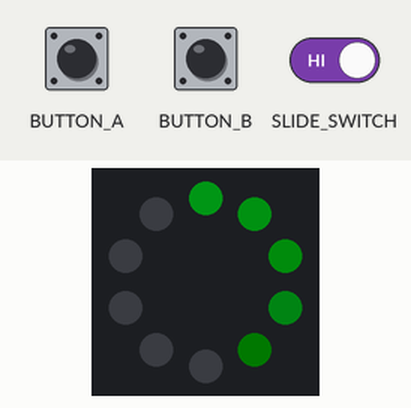
Bench run of a program on a simulated Circuit Playground running CircuitPython. Parts: the board's ring of 10 RGB LEDs (number 0 left of the top, counting anticlockwise). Inputs (shaded band) come from the test bench. Dim RGB values are drawn brighter than linear.

Above: at 1.2 s.
1.3 s: button A pressed for 0.15 s
At 1.31 s:
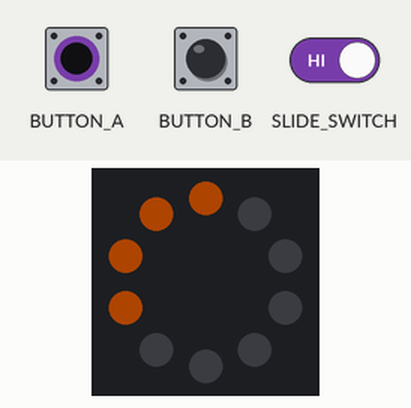
2.0 s: button B pressed for 0.15 s
At 2.28 s:
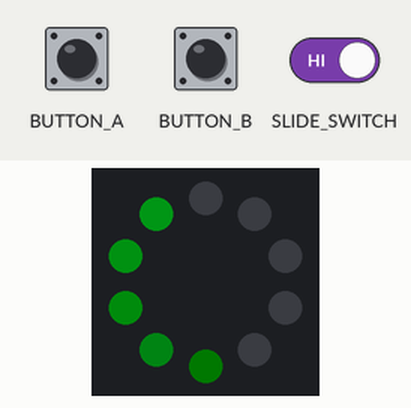
2.7 s: button A pressed for 1 s
At 2.71 s:
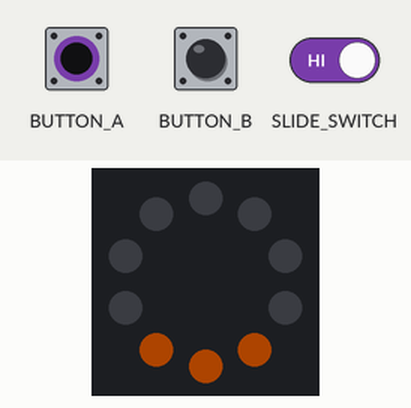
4.3 s: button B pressed for 0.15 s
Timing chart, 0 to 6.0 s (numbered marks = the images above; inputs shaded):
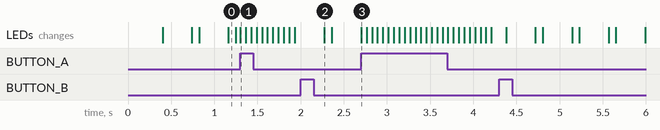

Measured:
- after the input at 1.3 s, the LEDs: change at once (image 1)
- after the input at 2.0 s, the LEDs: change after 0.27 s (image 2)
- after the input at 2.7 s, the LEDs: first differ from a run without the input at once (image 3)

The program:

chase_or_comet_cp.py
```python
"""
Switch between animations with the Circuit Playground Express/Bluefruit
Requires adafruit_led_animation
"""
from adafruit_circuitplayground import cp
import time

from adafruit_led_animation.animation.chase import Chase
from adafruit_led_animation.animation.comet import Comet
from adafruit_led_animation.color import AMBER, JADE

chase = Chase(cp.pixels, speed=0.06, size=3, spacing=6, color=AMBER)
comet = Comet(cp.pixels, speed=0.02, color=JADE, tail_length=10, bounce=True)

anim = comet

while True:
	anim.animate()
	# lookup buttons to switch between animations
	buttons = cp.were_pressed
	if buttons:
		if 'A' in buttons:
			anim = chase
		if 'B' in buttons:
			anim = comet
	# the switch sets the brightness
	if cp.switch:
		cp.pixels.brightness = 0.2
	else:
		cp.pixels.brightness = 0.8
	# for slow animations, sleep a bit, but not too long to read buttons
	# time.sleep(min(0.1, anim.speed / 10))
```
